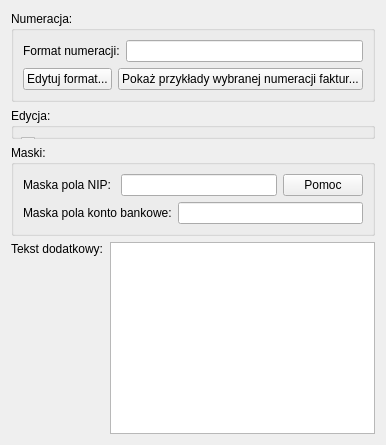
     <widget class="QWidget" name="TabPage_Invoices">
      <attribute name="title">
       <string>Faktury</string>
      </attribute>
      <layout class="QVBoxLayout" name="verticalLayout_7">
       <item>
        <widget class="QGroupBox" name="groupBoxNumeration">
         <property name="sizePolicy">
          <sizepolicy hsizetype="Expanding" vsizetype="Expanding">
           <horstretch>0</horstretch>
           <verstretch>0</verstretch>
          </sizepolicy>
         </property>
         <property name="title">
          <string>Numeracja: </string>
         </property>
         <layout class="QGridLayout" name="gridLayout_15">
          <item row="4" column="1" rowspan="2">
           <layout class="QHBoxLayout" name="horizontalLayout_4">
            <item>
             <widget class="QPushButton" name="pushButtonFormatEdit">
              <property name="text">
               <string>Edytuj format...</string>
              </property>
             </widget>
            </item>
            <item>
             <widget class="QPushButton" name="pushButtonShowExamples">
              <property name="text">
               <string>Pokaż przykłady wybranej numeracji faktur...</string>
              </property>
             </widget>
            </item>
           </layout>
          </item>
          <item row="1" column="1" rowspan="2">
           <layout class="QHBoxLayout" name="horizontalLayout_Format">
            <item>
             <widget class="QLabel" name="labelFormat">
              <property name="text">
               <string>Format numeracji:</string>
              </property>
              <property name="buddy">
               <cstring>lineEditFormat</cstring>
              </property>
             </widget>
            </item>
            <item>
             <widget class="QLineEdit" name="lineEditFormat">
              <property name="readOnly">
               <bool>true</bool>
              </property>
             </widget>
            </item>
           </layout>
          </item>
         </layout>
        </widget>
       </item>
       <item>
        <widget class="QGroupBox" name="groupBoxEdit">
         <property name="sizePolicy">
          <sizepolicy hsizetype="Expanding" vsizetype="Expanding">
           <horstretch>0</horstretch>
           <verstretch>0</verstretch>
          </sizepolicy>
         </property>
         <property name="title">
          <string>Edycja: </string>
         </property>
         <widget class="QWidget" name="layoutWidget">
          <property name="geometry">
           <rect>
            <x>10</x>
            <y>26</y>
            <width>379</width>
            <height>117</height>
           </rect>
          </property>
          <layout class="QVBoxLayout" name="verticalLayout">
           <item>
            <widget class="QCheckBox" name="checkBoxInvEdit">
             <property name="text">
              <string>Włącz możliwość edycji faktur i korekt</string>
             </property>
            </widget>
           </item>
           <item>
            <widget class="QCheckBox" name="checkBoxInvSymbolEdit">
             <property name="text">
              <string>Blokuj zmianę symbolu faktury</string>
             </property>
            </widget>
           </item>
           <item>
            <widget class="QCheckBox" name="checkBoxProductNameEdit">
             <property name="text">
              <string>Możliwość zmiany nazwy dodawanego produktu</string>
             </property>
            </widget>
           </item>
           <item>
            <layout class="QHBoxLayout" name="horizontalLayout">
             <item>
              <layout class="QFormLayout" name="formLayout">
               <property name="fieldGrowthPolicy">
                <enum>QFormLayout::AllNonFixedFieldsGrow</enum>
               </property>
               <item row="0" column="0">
                <widget class="QLabel" name="labelNumCopies">
                 <property name="text">
                  <string>Liczba kopii:</string>
                 </property>
                 <property name="wordWrap">
                  <bool>false</bool>
                 </property>
                 <property name="buddy">
                  <cstring>spinBoxNumCopies</cstring>
                 </property>
                </widget>
               </item>
               <item row="0" column="1">
                <widget class="QSpinBox" name="spinBoxNumCopies">
                 <property name="minimum">
                  <number>1</number>
                 </property>
                 <property name="maximum">
                  <number>6</number>
                 </property>
                </widget>
               </item>
              </layout>
             </item>
             <item>
              <spacer name="horizontalSpacer">
               <property name="orientation">
                <enum>Qt::Horizontal</enum>
               </property>
               <property name="sizeHint" stdset="0">
                <size>
                 <width>40</width>
                 <height>20</height>
                </size>
               </property>
              </spacer>
             </item>
            </layout>
           </item>
          </layout>
         </widget>
        </widget>
       </item>
       <item>
        <widget class="QGroupBox" name="groupBoxMasks">
         <property name="sizePolicy">
          <sizepolicy hsizetype="Expanding" vsizetype="Expanding">
           <horstretch>0</horstretch>
           <verstretch>0</verstretch>
          </sizepolicy>
         </property>
         <property name="title">
          <string>Maski: </string>
         </property>
         <layout class="QGridLayout" name="gridLayout_14">
          <item row="0" column="0">
           <layout class="QHBoxLayout" name="horizontalLayout_8">
            <item>
             <widget class="QLabel" name="labelTaxIDMask">
              <property name="text">
               <string>Maska pola NIP: </string>
              </property>
              <property name="buddy">
               <cstring>lineEditTaxIDMask</cstring>
              </property>
             </widget>
            </item>
            <item>
             <widget class="QLineEdit" name="lineEditTaxIDMask">
              <property name="toolTip">
               <string>&lt;!DOCTYPE HTML PUBLIC &quot;-//W3C//DTD HTML 4.0//EN&quot; &quot;http://www.w3.org/TR/REC-html40/strict.dtd&quot;&gt;
&lt;html&gt;&lt;head&gt;&lt;meta name=&quot;qrichtext&quot; content=&quot;1&quot; /&gt;&lt;style type=&quot;text/css&quot;&gt;
p, li { white-space: pre-wrap; }
&lt;/style&gt;&lt;/head&gt;&lt;body style=&quot; font-family:'DejaVu Sans'; font-size:9pt; font-weight:400; font-style:normal;&quot;&gt;
&lt;p style=&quot; margin-top:0px; margin-bottom:0px; margin-left:0px; margin-right:0px; -qt-block-indent:0; text-indent:0px;&quot;&gt;Maska NIPu: &lt;/p&gt;
&lt;p style=&quot;-qt-paragraph-type:empty; margin-top:0px; margin-bottom:0px; margin-left:0px; margin-right:0px; -qt-block-indent:0; text-indent:0px;&quot;&gt;&lt;/p&gt;
&lt;p style=&quot;-qt-paragraph-type:empty; margin-top:0px; margin-bottom:0px; margin-left:0px; margin-right:0px; -qt-block-indent:0; text-indent:0px;&quot;&gt;&lt;/p&gt;
&lt;table border=&quot;0&quot; style=&quot; margin-top:0px; margin-bottom:0px; margin-left:0px; margin-right:0px;&quot; align=&quot;center&quot; cellspacing=&quot;1&quot; cellpadding=&quot;2&quot;&gt;&lt;thead&gt;
&lt;tr&gt;
&lt;td bgcolor=&quot;#a2c511&quot; style=&quot; vertical-align:top;&quot;&gt;
&lt;p align=&quot;center&quot; style=&quot; margin-top:0px; margin-bottom:0px; margin-left:0px; margin-right:0px; -qt-block-indent:0; text-indent:0px; font-weight:600; color:#000000;&quot;&gt;&lt;span style=&quot; background-color:#a2c511;&quot;&gt;Character&lt;/span&gt;&lt;/p&gt;&lt;/td&gt;
&lt;td bgcolor=&quot;#a2c511&quot; style=&quot; vertical-align:top;&quot;&gt;
&lt;p align=&quot;center&quot; style=&quot; margin-top:0px; margin-bottom:0px; margin-left:0px; margin-right:0px; -qt-block-indent:0; text-indent:0px; font-weight:600; color:#000000;&quot;&gt;&lt;span style=&quot; background-color:#a2c511;&quot;&gt;Meaning&lt;/span&gt;&lt;/p&gt;&lt;/td&gt;&lt;/tr&gt;&lt;/thead&gt;
&lt;tr&gt;
&lt;td bgcolor=&quot;#f0f0f0&quot; style=&quot; vertical-align:top;&quot;&gt;
&lt;p style=&quot; margin-top:0px; margin-bottom:0px; margin-left:0px; margin-right:0px; -qt-block-indent:0; text-indent:0px; color:#000000;&quot;&gt;&lt;span style=&quot; font-family:'Courier New,courier';&quot;&gt;A&lt;/span&gt;&lt;/p&gt;&lt;/td&gt;
&lt;td bgcolor=&quot;#f0f0f0&quot; style=&quot; vertical-align:top;&quot;&gt;
&lt;p style=&quot; margin-top:0px; margin-bottom:0px; margin-left:0px; margin-right:0px; -qt-block-indent:0; text-indent:0px; color:#000000;&quot;&gt;&lt;span style=&quot; background-color:#f0f0f0;&quot;&gt;ASCII alphabetic character required. A-Z, a-z.&lt;/span&gt;&lt;/p&gt;&lt;/td&gt;&lt;/tr&gt;
&lt;tr&gt;
&lt;td bgcolor=&quot;#e4e4e4&quot; style=&quot; vertical-align:top;&quot;&gt;
&lt;p style=&quot; margin-top:0px; margin-bottom:0px; margin-left:0px; margin-right:0px; -qt-block-indent:0; text-indent:0px; color:#000000;&quot;&gt;&lt;span style=&quot; font-family:'Courier New,courier';&quot;&gt;a&lt;/span&gt;&lt;/p&gt;&lt;/td&gt;
&lt;td bgcolor=&quot;#e4e4e4&quot; style=&quot; vertical-align:top;&quot;&gt;
&lt;p style=&quot; margin-top:0px; margin-bottom:0px; margin-left:0px; margin-right:0px; -qt-block-indent:0; text-indent:0px; color:#000000;&quot;&gt;&lt;span style=&quot; background-color:#e4e4e4;&quot;&gt;ASCII alphabetic character permitted but not required.&lt;/span&gt;&lt;/p&gt;&lt;/td&gt;&lt;/tr&gt;
&lt;tr&gt;
&lt;td bgcolor=&quot;#f0f0f0&quot; style=&quot; vertical-align:top;&quot;&gt;
&lt;p style=&quot; margin-top:0px; margin-bottom:0px; margin-left:0px; margin-right:0px; -qt-block-indent:0; text-indent:0px; color:#000000;&quot;&gt;&lt;span style=&quot; font-family:'Courier New,courier';&quot;&gt;N&lt;/span&gt;&lt;/p&gt;&lt;/td&gt;
&lt;td bgcolor=&quot;#f0f0f0&quot; style=&quot; vertical-align:top;&quot;&gt;
&lt;p style=&quot; margin-top:0px; margin-bottom:0px; margin-left:0px; margin-right:0px; -qt-block-indent:0; text-indent:0px; color:#000000;&quot;&gt;&lt;span style=&quot; background-color:#f0f0f0;&quot;&gt;ASCII alphanumeric character required. A-Z, a-z, 0-9.&lt;/span&gt;&lt;/p&gt;&lt;/td&gt;&lt;/tr&gt;
&lt;tr&gt;
&lt;td bgcolor=&quot;#e4e4e4&quot; style=&quot; vertical-align:top;&quot;&gt;
&lt;p style=&quot; margin-top:0px; margin-bottom:0px; margin-left:0px; margin-right:0px; -qt-block-indent:0; text-indent:0px; color:#000000;&quot;&gt;&lt;span style=&quot; font-family:'Courier New,courier';&quot;&gt;n&lt;/span&gt;&lt;/p&gt;&lt;/td&gt;
&lt;td bgcolor=&quot;#e4e4e4&quot; style=&quot; vertical-align:top;&quot;&gt;
&lt;p style=&quot; margin-top:0px; margin-bottom:0px; margin-left:0px; margin-right:0px; -qt-block-indent:0; text-indent:0px; color:#000000;&quot;&gt;&lt;span style=&quot; background-color:#e4e4e4;&quot;&gt;ASCII alphanumeric character permitted but not required.&lt;/span&gt;&lt;/p&gt;&lt;/td&gt;&lt;/tr&gt;
&lt;tr&gt;
&lt;td bgcolor=&quot;#f0f0f0&quot; style=&quot; vertical-align:top;&quot;&gt;
&lt;p style=&quot; margin-top:0px; margin-bottom:0px; margin-left:0px; margin-right:0px; -qt-block-indent:0; text-indent:0px; color:#000000;&quot;&gt;&lt;span style=&quot; font-family:'Courier New,courier';&quot;&gt;X&lt;/span&gt;&lt;/p&gt;&lt;/td&gt;
&lt;td bgcolor=&quot;#f0f0f0&quot; style=&quot; vertical-align:top;&quot;&gt;
&lt;p style=&quot; margin-top:0px; margin-bottom:0px; margin-left:0px; margin-right:0px; -qt-block-indent:0; text-indent:0px; color:#000000;&quot;&gt;&lt;span style=&quot; background-color:#f0f0f0;&quot;&gt;Any character required.&lt;/span&gt;&lt;/p&gt;&lt;/td&gt;&lt;/tr&gt;
&lt;tr&gt;
&lt;td bgcolor=&quot;#e4e4e4&quot; style=&quot; vertical-align:top;&quot;&gt;
&lt;p style=&quot; margin-top:0px; margin-bottom:0px; margin-left:0px; margin-right:0px; -qt-block-indent:0; text-indent:0px; color:#000000;&quot;&gt;&lt;span style=&quot; font-family:'Courier New,courier';&quot;&gt;x&lt;/span&gt;&lt;/p&gt;&lt;/td&gt;
&lt;td bgcolor=&quot;#e4e4e4&quot; style=&quot; vertical-align:top;&quot;&gt;
&lt;p style=&quot; margin-top:0px; margin-bottom:0px; margin-left:0px; margin-right:0px; -qt-block-indent:0; text-indent:0px; color:#000000;&quot;&gt;&lt;span style=&quot; background-color:#e4e4e4;&quot;&gt;Any character permitted but not required.&lt;/span&gt;&lt;/p&gt;&lt;/td&gt;&lt;/tr&gt;
&lt;tr&gt;
&lt;td bgcolor=&quot;#f0f0f0&quot; style=&quot; vertical-align:top;&quot;&gt;
&lt;p style=&quot; margin-top:0px; margin-bottom:0px; margin-left:0px; margin-right:0px; -qt-block-indent:0; text-indent:0px; color:#000000;&quot;&gt;&lt;span style=&quot; font-family:'Courier New,courier';&quot;&gt;9&lt;/span&gt;&lt;/p&gt;&lt;/td&gt;
&lt;td bgcolor=&quot;#f0f0f0&quot; style=&quot; vertical-align:top;&quot;&gt;
&lt;p style=&quot; margin-top:0px; margin-bottom:0px; margin-left:0px; margin-right:0px; -qt-block-indent:0; text-indent:0px; color:#000000;&quot;&gt;&lt;span style=&quot; background-color:#f0f0f0;&quot;&gt;ASCII digit required. 0-9.&lt;/span&gt;&lt;/p&gt;&lt;/td&gt;&lt;/tr&gt;
&lt;tr&gt;
&lt;td bgcolor=&quot;#e4e4e4&quot; style=&quot; vertical-align:top;&quot;&gt;
&lt;p style=&quot; margin-top:0px; margin-bottom:0px; margin-left:0px; margin-right:0px; -qt-block-indent:0; text-indent:0px; color:#000000;&quot;&gt;&lt;span style=&quot; font-family:'Courier New,courier';&quot;&gt;0&lt;/span&gt;&lt;/p&gt;&lt;/td&gt;
&lt;td bgcolor=&quot;#e4e4e4&quot; style=&quot; vertical-align:top;&quot;&gt;
&lt;p style=&quot; margin-top:0px; margin-bottom:0px; margin-left:0px; margin-right:0px; -qt-block-indent:0; text-indent:0px; color:#000000;&quot;&gt;&lt;span style=&quot; background-color:#e4e4e4;&quot;&gt;ASCII digit permitted but not required.&lt;/span&gt;&lt;/p&gt;&lt;/td&gt;&lt;/tr&gt;
&lt;tr&gt;
&lt;td bgcolor=&quot;#f0f0f0&quot; style=&quot; vertical-align:top;&quot;&gt;
&lt;p style=&quot; margin-top:0px; margin-bottom:0px; margin-left:0px; margin-right:0px; -qt-block-indent:0; text-indent:0px; color:#000000;&quot;&gt;&lt;span style=&quot; font-family:'Courier New,courier';&quot;&gt;D&lt;/span&gt;&lt;/p&gt;&lt;/td&gt;
&lt;td bgcolor=&quot;#f0f0f0&quot; style=&quot; vertical-align:top;&quot;&gt;
&lt;p style=&quot; margin-top:0px; margin-bottom:0px; margin-left:0px; margin-right:0px; -qt-block-indent:0; text-indent:0px; color:#000000;&quot;&gt;&lt;span style=&quot; background-color:#f0f0f0;&quot;&gt;ASCII digit required. 1-9.&lt;/span&gt;&lt;/p&gt;&lt;/td&gt;&lt;/tr&gt;
&lt;tr&gt;
&lt;td bgcolor=&quot;#e4e4e4&quot; style=&quot; vertical-align:top;&quot;&gt;
&lt;p style=&quot; margin-top:0px; margin-bottom:0px; margin-left:0px; margin-right:0px; -qt-block-indent:0; text-indent:0px; color:#000000;&quot;&gt;&lt;span style=&quot; font-family:'Courier New,courier';&quot;&gt;d&lt;/span&gt;&lt;/p&gt;&lt;/td&gt;
&lt;td bgcolor=&quot;#e4e4e4&quot; style=&quot; vertical-align:top;&quot;&gt;
&lt;p style=&quot; margin-top:0px; margin-bottom:0px; margin-left:0px; margin-right:0px; -qt-block-indent:0; text-indent:0px; color:#000000;&quot;&gt;&lt;span style=&quot; background-color:#e4e4e4;&quot;&gt;ASCII digit permitted but not required (1-9).&lt;/span&gt;&lt;/p&gt;&lt;/td&gt;&lt;/tr&gt;
&lt;tr&gt;
&lt;td bgcolor=&quot;#f0f0f0&quot; style=&quot; vertical-align:top;&quot;&gt;
&lt;p style=&quot; margin-top:0px; margin-bottom:0px; margin-left:0px; margin-right:0px; -qt-block-indent:0; text-indent:0px; color:#000000;&quot;&gt;&lt;span style=&quot; font-family:'Courier New,courier';&quot;&gt;#&lt;/span&gt;&lt;/p&gt;&lt;/td&gt;
&lt;td bgcolor=&quot;#f0f0f0&quot; style=&quot; vertical-align:top;&quot;&gt;
&lt;p style=&quot; margin-top:0px; margin-bottom:0px; margin-left:0px; margin-right:0px; -qt-block-indent:0; text-indent:0px; color:#000000;&quot;&gt;&lt;span style=&quot; background-color:#f0f0f0;&quot;&gt;ASCII digit or plus/minus sign permitted but not required.&lt;/span&gt;&lt;/p&gt;&lt;/td&gt;&lt;/tr&gt;
&lt;tr&gt;
&lt;td bgcolor=&quot;#e4e4e4&quot; style=&quot; vertical-align:top;&quot;&gt;
&lt;p style=&quot; margin-top:0px; margin-bottom:0px; margin-left:0px; margin-right:0px; -qt-block-indent:0; text-indent:0px; color:#000000;&quot;&gt;&lt;span style=&quot; font-family:'Courier New,courier';&quot;&gt;H&lt;/span&gt;&lt;/p&gt;&lt;/td&gt;
&lt;td bgcolor=&quot;#e4e4e4&quot; style=&quot; vertical-align:top;&quot;&gt;
&lt;p style=&quot; margin-top:0px; margin-bottom:0px; margin-left:0px; margin-right:0px; -qt-block-indent:0; text-indent:0px; color:#000000;&quot;&gt;&lt;span style=&quot; background-color:#e4e4e4;&quot;&gt;Hexadecimal character required. A-F, a-f, 0-9.&lt;/span&gt;&lt;/p&gt;&lt;/td&gt;&lt;/tr&gt;
&lt;tr&gt;
&lt;td bgcolor=&quot;#f0f0f0&quot; style=&quot; vertical-align:top;&quot;&gt;
&lt;p style=&quot; margin-top:0px; margin-bottom:0px; margin-left:0px; margin-right:0px; -qt-block-indent:0; text-indent:0px; color:#000000;&quot;&gt;&lt;span style=&quot; font-family:'Courier New,courier';&quot;&gt;h&lt;/span&gt;&lt;/p&gt;&lt;/td&gt;
&lt;td bgcolor=&quot;#f0f0f0&quot; style=&quot; vertical-align:top;&quot;&gt;
&lt;p style=&quot; margin-top:0px; margin-bottom:0px; margin-left:0px; margin-right:0px; -qt-block-indent:0; text-indent:0px; color:#000000;&quot;&gt;&lt;span style=&quot; background-color:#f0f0f0;&quot;&gt;Hexadecimal character permitted but not required.&lt;/span&gt;&lt;/p&gt;&lt;/td&gt;&lt;/tr&gt;
&lt;tr&gt;
&lt;td bgcolor=&quot;#e4e4e4&quot; style=&quot; vertical-align:top;&quot;&gt;
&lt;p style=&quot; margin-top:0px; margin-bottom:0px; margin-left:0px; margin-right:0px; -qt-block-indent:0; text-indent:0px; color:#000000;&quot;&gt;&lt;span style=&quot; font-family:'Courier New,courier';&quot;&gt;B&lt;/span&gt;&lt;/p&gt;&lt;/td&gt;
&lt;td bgcolor=&quot;#e4e4e4&quot; style=&quot; vertical-align:top;&quot;&gt;
&lt;p style=&quot; margin-top:0px; margin-bottom:0px; margin-left:0px; margin-right:0px; -qt-block-indent:0; text-indent:0px; color:#000000;&quot;&gt;&lt;span style=&quot; background-color:#e4e4e4;&quot;&gt;Binary character required. 0-1.&lt;/span&gt;&lt;/p&gt;&lt;/td&gt;&lt;/tr&gt;
&lt;tr&gt;
&lt;td bgcolor=&quot;#f0f0f0&quot; style=&quot; vertical-align:top;&quot;&gt;
&lt;p style=&quot; margin-top:0px; margin-bottom:0px; margin-left:0px; margin-right:0px; -qt-block-indent:0; text-indent:0px; color:#000000;&quot;&gt;&lt;span style=&quot; font-family:'Courier New,courier';&quot;&gt;b&lt;/span&gt;&lt;/p&gt;&lt;/td&gt;
&lt;td bgcolor=&quot;#f0f0f0&quot; style=&quot; vertical-align:top;&quot;&gt;
&lt;p style=&quot; margin-top:0px; margin-bottom:0px; margin-left:0px; margin-right:0px; -qt-block-indent:0; text-indent:0px; color:#000000;&quot;&gt;&lt;span style=&quot; background-color:#f0f0f0;&quot;&gt;Binary character permitted but not required.&lt;/span&gt;&lt;/p&gt;&lt;/td&gt;&lt;/tr&gt;
&lt;tr&gt;
&lt;td bgcolor=&quot;#e4e4e4&quot; style=&quot; vertical-align:top;&quot;&gt;
&lt;p style=&quot; margin-top:0px; margin-bottom:0px; margin-left:0px; margin-right:0px; -qt-block-indent:0; text-indent:0px; color:#000000;&quot;&gt;&lt;span style=&quot; font-family:'Courier New,courier';&quot;&gt;&amp;gt;&lt;/span&gt;&lt;/p&gt;&lt;/td&gt;
&lt;td bgcolor=&quot;#e4e4e4&quot; style=&quot; vertical-align:top;&quot;&gt;
&lt;p style=&quot; margin-top:0px; margin-bottom:0px; margin-left:0px; margin-right:0px; -qt-block-indent:0; text-indent:0px; color:#000000;&quot;&gt;&lt;span style=&quot; background-color:#e4e4e4;&quot;&gt;All following alphabetic characters are uppercased.&lt;/span&gt;&lt;/p&gt;&lt;/td&gt;&lt;/tr&gt;
&lt;tr&gt;
&lt;td bgcolor=&quot;#f0f0f0&quot; style=&quot; vertical-align:top;&quot;&gt;
&lt;p style=&quot; margin-top:0px; margin-bottom:0px; margin-left:0px; margin-right:0px; -qt-block-indent:0; text-indent:0px; color:#000000;&quot;&gt;&lt;span style=&quot; font-family:'Courier New,courier';&quot;&gt;&amp;lt;&lt;/span&gt;&lt;/p&gt;&lt;/td&gt;
&lt;td bgcolor=&quot;#f0f0f0&quot; style=&quot; vertical-align:top;&quot;&gt;
&lt;p style=&quot; margin-top:0px; margin-bottom:0px; margin-left:0px; margin-right:0px; -qt-block-indent:0; text-indent:0px; color:#000000;&quot;&gt;&lt;span style=&quot; background-color:#f0f0f0;&quot;&gt;All following alphabetic characters are lowercased.&lt;/span&gt;&lt;/p&gt;&lt;/td&gt;&lt;/tr&gt;
&lt;tr&gt;
&lt;td bgcolor=&quot;#e4e4e4&quot; style=&quot; vertical-align:top;&quot;&gt;
&lt;p style=&quot; margin-top:0px; margin-bottom:0px; margin-left:0px; margin-right:0px; -qt-block-indent:0; text-indent:0px; color:#000000;&quot;&gt;&lt;span style=&quot; font-family:'Courier New,courier';&quot;&gt;!&lt;/span&gt;&lt;/p&gt;&lt;/td&gt;
&lt;td bgcolor=&quot;#e4e4e4&quot; style=&quot; vertical-align:top;&quot;&gt;
&lt;p style=&quot; margin-top:0px; margin-bottom:0px; margin-left:0px; margin-right:0px; -qt-block-indent:0; text-indent:0px; color:#000000;&quot;&gt;&lt;span style=&quot; background-color:#e4e4e4;&quot;&gt;Switch off case conversion.&lt;/span&gt;&lt;/p&gt;&lt;/td&gt;&lt;/tr&gt;
&lt;tr&gt;
&lt;td bgcolor=&quot;#f0f0f0&quot; style=&quot; vertical-align:top;&quot;&gt;
&lt;p style=&quot; margin-top:0px; margin-bottom:0px; margin-left:0px; margin-right:0px; -qt-block-indent:0; text-indent:0px; color:#000000;&quot;&gt;&lt;span style=&quot; font-family:'Courier New,courier';&quot;&gt;\&lt;/span&gt;&lt;/p&gt;&lt;/td&gt;
&lt;td bgcolor=&quot;#f0f0f0&quot; style=&quot; vertical-align:top;&quot;&gt;
&lt;p style=&quot; margin-top:0px; margin-bottom:0px; margin-left:0px; margin-right:0px; -qt-block-indent:0; text-indent:0px; color:#000000;&quot;&gt;&lt;span style=&quot; background-color:#f0f0f0;&quot;&gt;Use &lt;/span&gt;&lt;span style=&quot; font-family:'Courier New,courier';&quot;&gt;\&lt;/span&gt; to escape the special characters listed above to use them as separators.&lt;/p&gt;&lt;/td&gt;&lt;/tr&gt;&lt;/table&gt;&lt;/body&gt;&lt;/html&gt;</string>
              </property>
              <property name="text">
               <string/>
              </property>
             </widget>
            </item>
            <item>
             <widget class="QPushButton" name="pushButtonMaskHelp">
              <property name="text">
               <string>Pomoc</string>
              </property>
             </widget>
            </item>
           </layout>
          </item>
          <item row="1" column="0">
           <layout class="QHBoxLayout" name="horizontalLayout_9">
            <item>
             <widget class="QLabel" name="labelAccountMask">
              <property name="text">
               <string>Maska pola konto bankowe:</string>
              </property>
              <property name="buddy">
               <cstring>lineEditAccountMask</cstring>
              </property>
             </widget>
            </item>
            <item>
             <widget class="QLineEdit" name="lineEditAccountMask">
              <property name="text">
               <string/>
              </property>
             </widget>
            </item>
           </layout>
          </item>
         </layout>
        </widget>
       </item>
       <item>
        <layout class="QHBoxLayout" name="horizontalLayout_7">
         <item>
          <layout class="QVBoxLayout" name="verticalLayout_2">
           <item>
            <widget class="QLabel" name="labelAdditionalText">
             <property name="text">
              <string>Tekst dodatkowy:</string>
             </property>
             <property name="alignment">
              <set>Qt::AlignTop</set>
             </property>
             <property name="wordWrap">
              <bool>false</bool>
             </property>
             <property name="buddy">
              <cstring>textEditAdditionalText</cstring>
             </property>
            </widget>
           </item>
           <item>
            <spacer name="spacer3">
             <property name="orientation">
              <enum>Qt::Vertical</enum>
             </property>
             <property name="sizeHint" stdset="0">
              <size>
               <width>93</width>
               <height>38</height>
              </size>
             </property>
            </spacer>
           </item>
          </layout>
         </item>
         <item>
          <widget class="QTextEdit" name="textEditAdditionalText"/>
         </item>
        </layout>
       </item>
      </layout>
     </widget>
